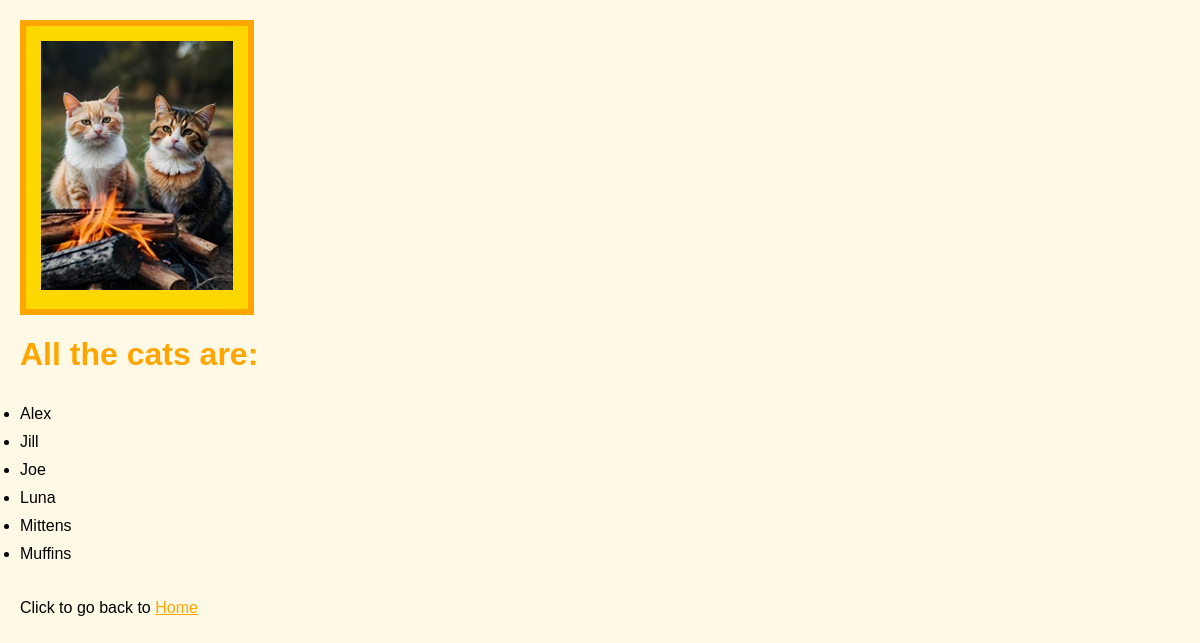
The page /pets_for_students/pets/ on the database as committed earlier.
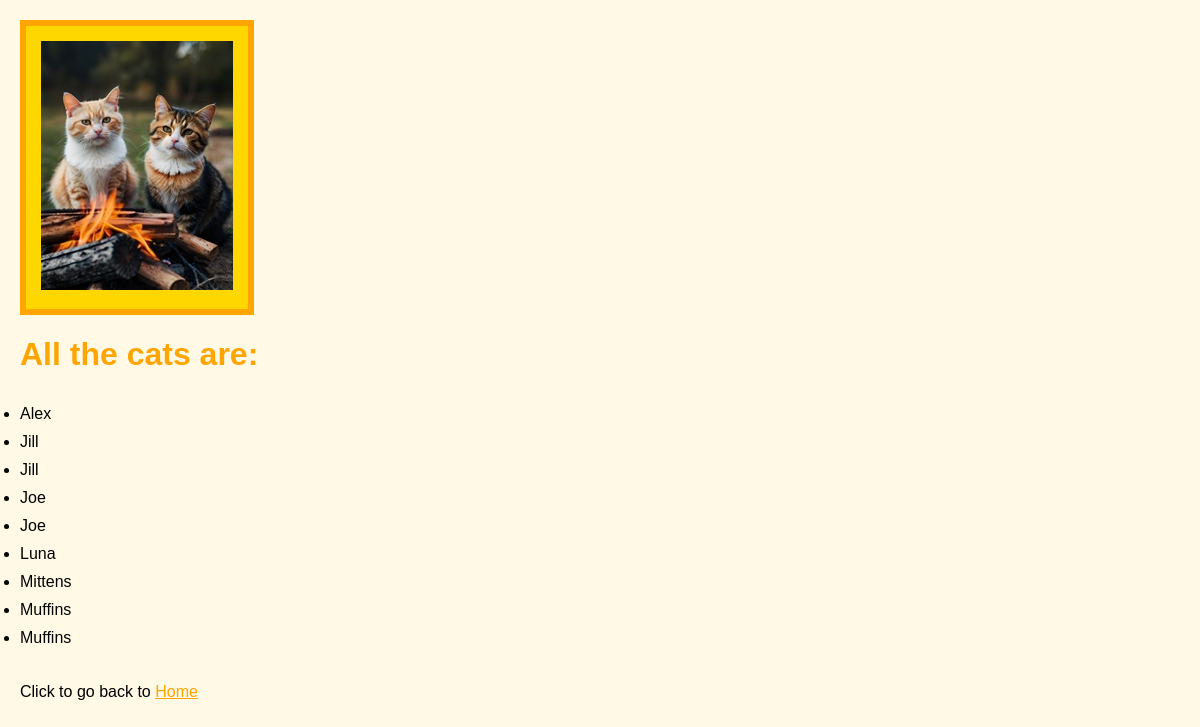
The same page on the database as committed later.
### pets_for_students/models.py (models this page shows, shortened)
class Cat(models.Model):
    CAT_NAME_MAX_LENGTH = 50
    name = models.CharField(max_length=CAT_NAME_MAX_LENGTH)
    owner = models.ForeignKey(Student, on_delete=models.CASCADE)

### pets_for_students/views.py (the view)
# urls.py: path('pets/', views.pets, name='pets'),
def pets(request):
    cats = Cat.objects.all().order_by('name')
    context_dict = {'cats': cats}
    return render(request, 'pets_for_students/cats.html', context_dict)

### templates/pets_for_students/cats.html
<!DOCTYPE html>
{% load staticfiles %}
<html>
    <head>
        <link rel="stylesheet" type="text/css" href="{% static 'css/styles.css' %}">
    </head>
    <body>
        <div class="image-frame">
            <img src="{% static 'media/cats_with_fire.jpg' %}"
                        alt="Picture of two cats next to a fire" />
        </div>
        <div>
            <h1>All the cats are:</h1>
        </div>
        <div>
            <ul>
                {% for cat in cats %}
                    <li>{{ cat.name }}</li>
                {% endfor %}
            </ul>
        </div>
        <div>
            <p>Click to go back to <a href="/pets_for_students/">Home</a></p>
        </div>
    </body>
</html>

Rows that differ between the two databases and show on the page:
added Cat: name "Jill"
added Cat: name "Joe"
added Cat: name "Muffins"
